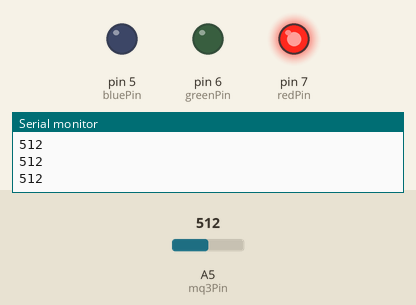
Recording of a sketch running on a simulated Arduino Uno, built with avr-gcc and run on an emulated ATmega328P. Parts: output pins drawn as LEDs (lit = HIGH), the last lines printed to the serial monitor. The inputs (shaded band) are chosen by the test bench; at power-on: A5 (mq3Pin) = 512.

Above: at 1.2 s.
1.3 s: A5 (mq3Pin) set to 410
2.8 s: A5 (mq3Pin) set to 388
At 3.3 s:
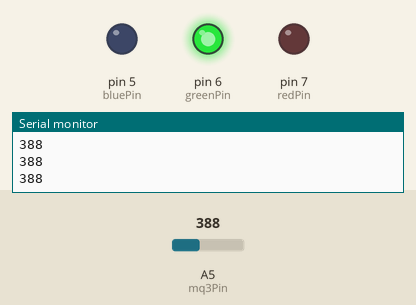
4.3 s: A5 (mq3Pin) set to 511
At 4.7 s:
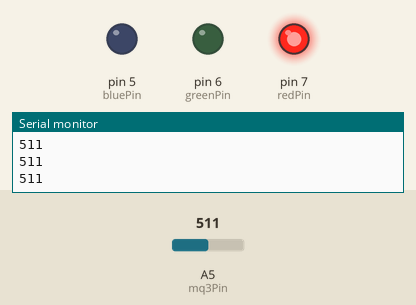
5.8 s: A5 (mq3Pin) set to 390
At 7.3 s:
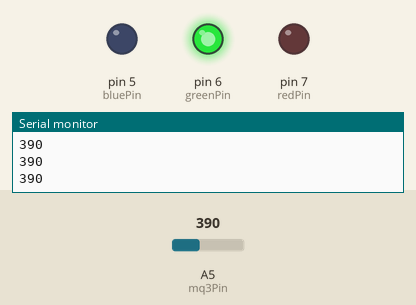
Timing chart, 0 to 8.3 s (numbered marks = the images above; inputs shaded):
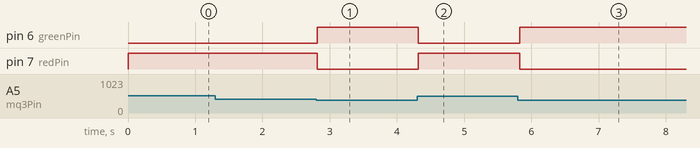

Measured:
- the behaviour switches between 400 and 399 on A5 (mq3Pin) (found by bisection; images 0 and 1)
- after the input at 2.8 s, pin 6 (greenPin): LOW → HIGH at once; pin 7 (redPin): HIGH → LOW at once
- after the input at 4.3 s, pin 6 (greenPin): HIGH → LOW at once; pin 7 (redPin): LOW → HIGH at once
- after the input at 5.8 s, pin 6 (greenPin): LOW → HIGH at once; pin 7 (redPin): HIGH → LOW at once

The sketch:

_________.ino
```cpp
int mq3Pin = A5;    // MQ-3 센서핀을 아두이노 보드의 A5 핀으로 설정
int redPin = 7;   // LED 센서의 R 핀을 아두이노 보드의 7번 핀으로 설정
int greenPin = 6;   //LED 센서의 G 핀을 아두이노 보드의 6번 핀으로 설정
int bluePin = 5;    //LED 센서의 B 핀을 아두이노 보드의 5번 핀으로 설정

void setup() {
  Serial.begin(9600);   // 아두이노 보드와 PC간의 통신속도 설정
  pinMode(redPin, OUTPUT);
  pinMode(greenPin, OUTPUT);
  pinMode(bluePin, OUTPUT);   // LED의 R, G, B 핀을 출력으로 설정
}

void loop() {
  Serial.println(analogRead(mq3Pin));   //MQ-3 센서 출력값을 시리얼 모니터로 출력
  int val = analogRead(mq3Pin);

  if(val>=400){   // 센서 값이 400 이상이면
    analogWrite(redPin,255);    // 빨간색 LED가 켜짐
    analogWrite(greenPin,0);
    analogWrite(bluePin,0);
    delay(100);
  }
  else if(val>=200 && val<400){   // 센서 값이 200 이상, 400 미만이면
    analogWrite(redPin,0);
    analogWrite(greenPin,255);    // 초록색 LED가 켜짐
    analogWrite(bluePin,0);
    delay(100);
  }
  else if(val>=200 && val<400){   // 센서 값이 200 미만이면
    analogWrite(redPin,0);
    analogWrite(greenPin,0);
    analogWrite(bluePin,255);   // 파란색 LED가 켜짐
    delay(100);
  }
}
```
